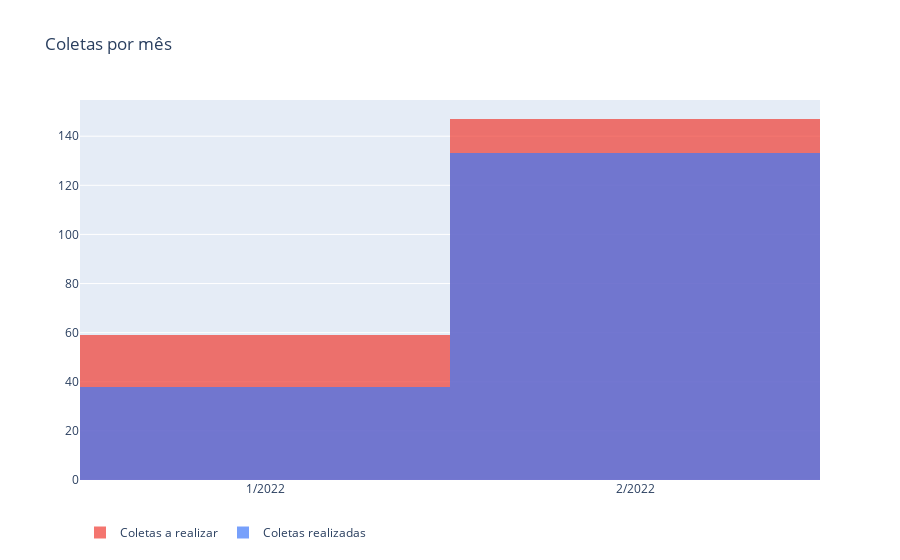

The notebook cell this image was saved under:
### Code cell
fig1.show()

### Figure 1 — Plotly figure (JSON) as saved in the notebook; plotly's stock layout.template omitted (floating-point values rounded to 4 significant figures)
{"data": [{"cumulative": {"enabled": true}, "histfunc": "sum", "marker": {"color": "#F03C33"}, "name": "Coletas a realizar", "opacity": 0.7, "type": "histogram", "x": ["1/2022", "2/2022"], "y": [59, 88]}, {"cumulative": {"enabled": true}, "histfunc": "sum", "marker": {"color": "#3E79FA"}, "name": "Coletas realizadas", "opacity": 0.7, "type": "histogram", "x": ["1/2022", "2/2022"], "y": [38, 95]}], "layout": {"autosize": true, "bargap": 0, "barmode": "overlay", "legend": {"orientation": "h"}, "title": {"text": "Coletas por mês"}, "xaxis": {"autorange": true, "range": [-0.5, 1.5], "type": "category"}, "yaxis": {"autorange": true, "range": [0, 154.7], "type": "linear"}}}
